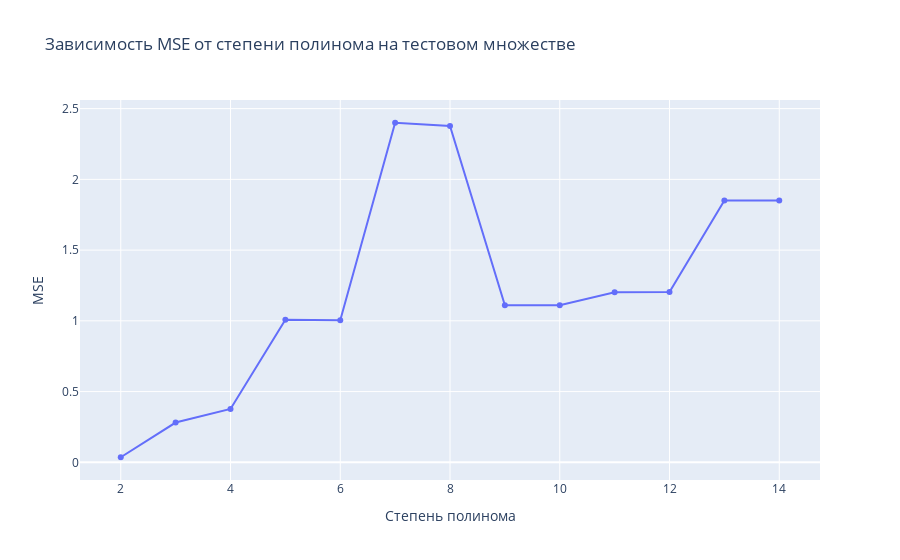

Notebook cell for this chart:
### Code cell
fig = go.Figure()
fig.add_trace(go.Scatter(x=polynoms, y=mses))
fig.update_layout(
    title="Зависимость MSE от степени полинома на тестовом множестве",
)
fig.update_xaxes(title_text='Степень полинома')
fig.update_yaxes(title_text='MSE')

### Figure 1 — Plotly figure (JSON) as saved in the notebook; plotly's stock layout.template omitted (floating-point values rounded to 4 significant figures)
{"data": [{"type": "scatter", "x": [2, 3, 4, 5, 6, 7, 8, 9, 10, 11, 12, 13, 14], "y": [0.03578, 0.2811, 0.3775, 1.008, 1.003, 2.4, 2.378, 1.11, 1.11, 1.202, 1.204, 1.85, 1.851]}], "layout": {"title": {"text": "Зависимость MSE от степени полинома на тестовом множестве"}, "xaxis": {"title": {"text": "Степень полинома"}}, "yaxis": {"title": {"text": "MSE"}}}}
